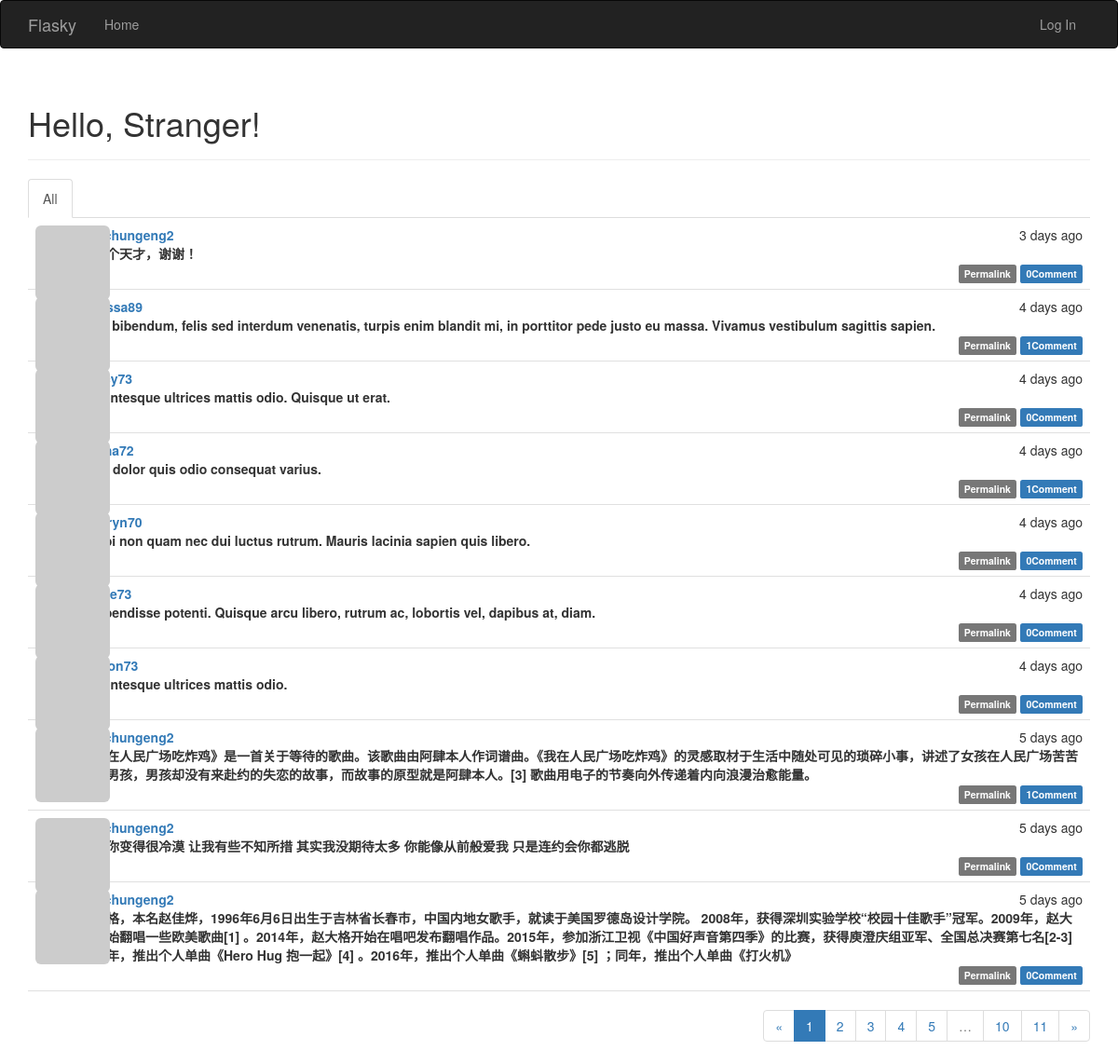
The page / on the database its author committed.
### app/models.py (models this page shows, shortened)
class Post(db.Model):
	__tablename__='posts'
	id=db.Column(db.Integer,primary_key=True)
	body=db.Column(db.Text)
	timestamp=db.Column(db.DateTime,index=True,default=datetime.utcnow)
	author_id=db.Column(db.Integer,db.ForeignKey('users.id'))
	boby_html=db.Column(db.Text)
	comments=db.relationship('Comment',backref='post',lazy='dynamic')
	def to_json(self):
		json_post={
		'url':url_for('api.get_post',id=self.id,_external=True),
		'body':self.body,
		'body_html':self.body_html,
		'timestamp':self.timestamp,
		'author':url_for('api.get_user',id=self.author_id,_external=True),
		'comments':url_for('api.get_post_comments',id=self.id,_external=True),
		'comment_count':self.comments.count()
		}
		return json_post

class User(UserMixin,db.Model):
	__tablename__='users'
	id=db.Column(db.Integer,primary_key=True)
	email=db.Column(db.String(64),unique=True,index=True)
	username=db.Column(db.String(64),unique=True,index=True)
	role_id=db.Column(db.Integer,db.ForeignKey('roles.id'))
	password_hash=db.Column(db.String(128))
	confirmed=db.Column(db.Boolean,default=False)
	name=db.Column(db.String(64))
	location=db.Column(db.String(64))
	about_me=db.Column(db.Text())
	member_since=db.Column(db.DateTime(),default=datetime.utcnow)
	last_seen=db.Column(db.DateTime(),default=datetime.utcnow)
	avatar_hash=db.Column(db.String(32))
	posts=db.relationship('Post',backref='author',lazy='dynamic')
	followed=db.relationship('Follow',foreign_keys=[Follow.follower_id],backref=db.backref('follower',lazy='joined'),lazy='dynamic')
	followers=db.relationship('Follow',foreign_keys=[Follow.followed_id],backref=db.backref('followed',lazy='joined'),
		lazy='dynamic',cascade='all,delete-orphan')
	comments=db.relationship('Comment',backref='author',lazy='dynamic')
	def to_json(self):
		json_user={
		'url':url_for('api.get_user',id=self.id ,_external=True),
		'username':self.username,
		'member_since':self.member_since,
		'last_seen':self.last_seen,
		'posts':url_for('api.get_user_posts',id=self.id,_external=True),
		'followed_posts':url_for('api.get_user_posts',id=self.id,_external=True),
		'post_count':self.posts.count()
		}
		return json_user
	def generate_auth_token(self,expiration):
		s=Serializer(current_app.config['SECRET_KEY'],expires_in=expiration)
		return s.dumps({'id':self.id})
	def follow(self,user):
		if not self.is_following(user):
			f=Follow(follower=self,followed=user)
			db.session.add(f)
	def unfollow(self,user):
		if self.is_following(user):
			f=Follow.query.filter_by(followed=user).first()
			db.session.delete(f)
	def is_following(self,user):
		return self.followed.filter_by(followed_id=user.id).first() is not None
	def is_followed(self ,user):
		return self.followers.filter_by(follower_id=user.id).first() is not None
	def __init__(self,**kwargs):
		if self.email is not None and self.avatar_hash is None:
			self.avatar_hash=hashlib.md5(self.email.encode('utf-8')).hexdigest()
	def change_email(self,token):
		self.email=new_email
		self.avatar_hash=hashlib.md5(self.email.encode('utf-8')).hexdigest()
		db.session.add(self)
		return True
	def gravatar(self,size=100,default='identicon',rating='g'):
		if request.is_secure:
			url='https://secure.gravatar.com/avatar'
		else:
			url='http://www.gravatar.com/avatar'
		hash=self.avatar_hash or hashlib.md5(self.email.encode('utf-8')).hexdigest()
		return '{url}/{hash}?s={size}&d={default}&r={rating}'.format(url=url,hash=hash,
			size=size,default=default,rating=rating)
	def ping(self):
		self.last_seen=datetime.utcnow()
		db.session.add(self)
	def __init__(self,**kwargs):
		super(User,self).__init__(**kwargs)
		if self.role is None:
			if self.email==current_app.config['FLASKY_ADMIN']:
				self.role=Role.query.filter_by(permissions=0xff).first()
			if self.role is None:
				self.role=Role.query.filter_by(default=True).first()
	def can (self,permissions):
		print self.role is not None
		return self.role is not None and (self.role.permissions & permissions)==permissions
	def is_administrator(self):
		return self.can(Permission.ADMINISTER)
	def generate_confirmation_token(self,expiration=3600):
		s=Serializer(current_app.config['SECRET_KEY'],expiration)
		return s.dumps({'confirm':self.id})
	def confirm(self,token):
		s=Serializer(current_app.config['SECRET_KEY'])
		try:
			data=s.loads(token)
		except:
			return False
		if data.get('confirm')!=self.id:
			return False
		self.confirmed=True
		add.session.add(self)
		return True
	def __repr__(self):
		return '<User %r>' %self.username
	@property
	def password(self):
		raise AttributeError('password is not a readable attribute')
	def verify_password(self,password):
		return check_password_hash(self.password_hash,password)

### app/main/views.py (the view)
@main.route('/',methods=['GET','POST'])
def index():
	form=PostForm()
	print current_user.can(Permission.WRITE_ARTICLES)
	if current_user.can(Permission.WRITE_ARTICLES) and form.validate_on_submit():
		post=Post(body=form.body.data,author=current_user._get_current_object())
		db.session.add(post)
		return redirect(url_for('.index'))
	show_followed=False
	if current_user.is_authenticated:
		show_followed=bool(request.cookies.get('show_followed',''))
	if show_followed:
		query=current_user.followed_posts
	else:
		query=Post.query
	page=request.args.get('page',1,type=int)
	pagination=query.order_by(Post.timestamp.desc()).paginate(page,
		per_page=current_app.config['FLASK_POSTS_PER_PAGE'],error_out=False)
	posts=pagination.items
	return render_template('index.html',form=form,posts=posts,pagination=pagination,show_followed=show_followed)

### app/auth/views.py (called while the page is built)
@auth.before_app_request
def before_request():
	if current_user.is_authenticated :
		current_user.ping()
		if not current_user.confirmed \
				and request.endpoint \
				and request.endpoint[:5]!='auth.'\
				and request.endpoint !='static':
			return redirect(url_for('auth.unconfirmed'))

### app/main/__init__.py (called while the page is built)
@main.app_context_processor
def inject_permissions():
	return dict (Permission=Permission)

### app/main/views.py (called while the page is built)
@main.after_app_request
def after_request(response):
	for query in get_debug_queries():
		if query.duration>=current_app.config['FLASKY_SLOW_DB_QUERY_TIME']:
			current_app.logger.warning('Slow query:%s\n Parameters:%s\nDuration:%f\nContext:%s\n'%(
				query.statement,query.parameters,query.duration,query.context))
	return response

### app/models.py (called while the page is built)
	def can(self,permissions):
		return False

	def is_administrator(self):
		return False

### app/templates/index.html (shortened to what this page needs)
{%extends "base.html"%}
{%import "bootstrap/wtf.html" as wtf%}
{%import "_macros.html" as macros %}
{% block page_content %}
<div class="page-header">
    <h1>Hello, {% if current_user.is_authenticated %}{{ current_user.username }}{% else %}Stranger{% endif %}!</h1>
</div>
<div class="post-tabs">
    <ul class="nav nav-tabs">
        <li{% if not show_followed %} class="active"{% endif %}><a href="{{ url_for('.show_all') }}">All</a></li>
    </ul>
    {% include '_posts.html' %}
</div>
{% if pagination %}
<div class="pagination">
    {{ macros.pagination_widget(pagination, '.index') }}
</div>
{% endif %}
{% endblock %}

### app/templates/_posts.html (shortened to what this page needs)
<ul class="posts">
	{%for post in posts%}
	<li class="post">
		<div class="post-thumbnail">
			<a href="{{url_for('.user',username=post.author.username)}}">
				<img class="img-rounded profile-thumbnail"
					src="{{post.author.gravatar(size=40)}}">
			</a>
		</div>
		<div class="post-content">
			<div class="post-date">{{moment(post.timestamp).fromNow()}}</div>
			<div class="post-author">
			<a href="{{url_for('.user',username=post.author.username)}}">
				{{post.author.username}}
			</a>
			<div class="post-body">
                {% if post.body_html %}
                    {{ post.body_html | safe }}
                {% else %}
                    {{ post.body }}
                {% endif %}
            </div>
			<div class="post-footer">
				<a href="{{url_for('.post',id=post.id)}}">
					<span class="label label-default">Permalink</span>
				</a>
				<a href="{{url_for('.post',id=post.id)}}#comments">
					<span class="label label-primary">
					{{post.comments.count()}}Comment</span>
				</a>
			</div>
		</div>
	</li>
	{%endfor%}
</ul>

### app/static/styles.css (style rules this page uses)
.profile-thumbnail { position: absolute; }
div.post-tabs { margin-top: 16px; }
ul.posts { list-style-type: none; padding: 0px; margin: 16px 0px 0px 0px; border-top: 1px solid #e0e0e0; }
div.post-tabs ul.posts { margin: 0px; border-top: none; }
ul.posts li.post { padding: 8px; border-bottom: 1px solid #e0e0e0; }
div.post-date { float: right; }
div.post-author { font-weight: bold; }
div.post-thumbnail { position: absolute; }
div.post-content { margin-left: 48px; min-height: 48px; }
div.post-footer { text-align: right; }
div.pagination { width: 100%; text-align: right; padding: 0px; margin: 0px; }

### rows shown on the page
Post: timestamp "3 days ago", author.username "guochungeng2", body "你是个天才，谢谢！", comments.count "0"
Post: timestamp "4 days ago", author.username "melissa89", body "Duis bibendum, felis sed interdum venenatis, turpis enim blandit mi, in porttitor pede justo eu massa. Vivamus vestibulum sagittis sapien.", comments.count "1"
Post: timestamp "4 days ago", body "Pellentesque ultrices mattis odio. Quisque ut erat.", comments.count "0"
Post: timestamp "4 days ago", body "Ut at dolor quis odio consequat varius.", comments.count "1"
Post: timestamp "4 days ago", author.username "kathryn70", body "Morbi non quam nec dui luctus rutrum. Mauris lacinia sapien quis libero.", comments.count "0"
Post: timestamp "4 days ago", body "Suspendisse potenti. Quisque arcu libero, rutrum ac, lobortis vel, dapibus at, diam.", comments.count "0"
Post: timestamp "4 days ago", body "Pellentesque ultrices mattis odio.", comments.count "0"
Post: timestamp "5 days ago", author.username "guochungeng2", body "《我在人民广场吃炸鸡》是一首关于等待的歌曲。该歌曲由阿肆本人作词谱曲。《我在人民广场吃炸鸡》的灵感取材于生活中随处可见的琐碎小事，讲述了女孩在人民广场苦苦等待男孩，男孩却没有来赴约的失恋的故事，而故事的原型就是阿肆本人。[3] 歌曲用电子的节奏向外传递着内向浪漫治愈能量。", comments.count "1"
Post: timestamp "5 days ago", author.username "guochungeng2", body "最近你变得很冷漠 让我有些不知所措 其实我没期待太多 你能像从前般爱我 只是连约会你都逃脱", comments.count "0"
Post: timestamp "5 days ago", author.username "guochungeng2", body "赵大格，本名赵佳烨，1996年6月6日出生于吉林省长春市，中国内地女歌手，就读于美国罗德岛设计学院。 2008年，获得深圳实验学校“校园十佳歌手”冠军。2009年，赵大格开始翻唱一些欧美歌曲[1] 。2014年，赵大格开始在唱吧发布翻唱作品。2015年，参加浙江卫视《中国好声音第四季》的比赛，获得庾澄庆组亚军、全国总决赛第七名[2-3] ；同年，推出个人单曲《Hero Hug 抱一起》[4] 。2016年，推出个人单曲《蝌蚪散步》[5] ；同年，推出个人单曲《打火机》", comments.count "0"

### other values the page prints
{{ p }} "1"
{{ p }} "2" "3" "4" "5" "10" "11"
